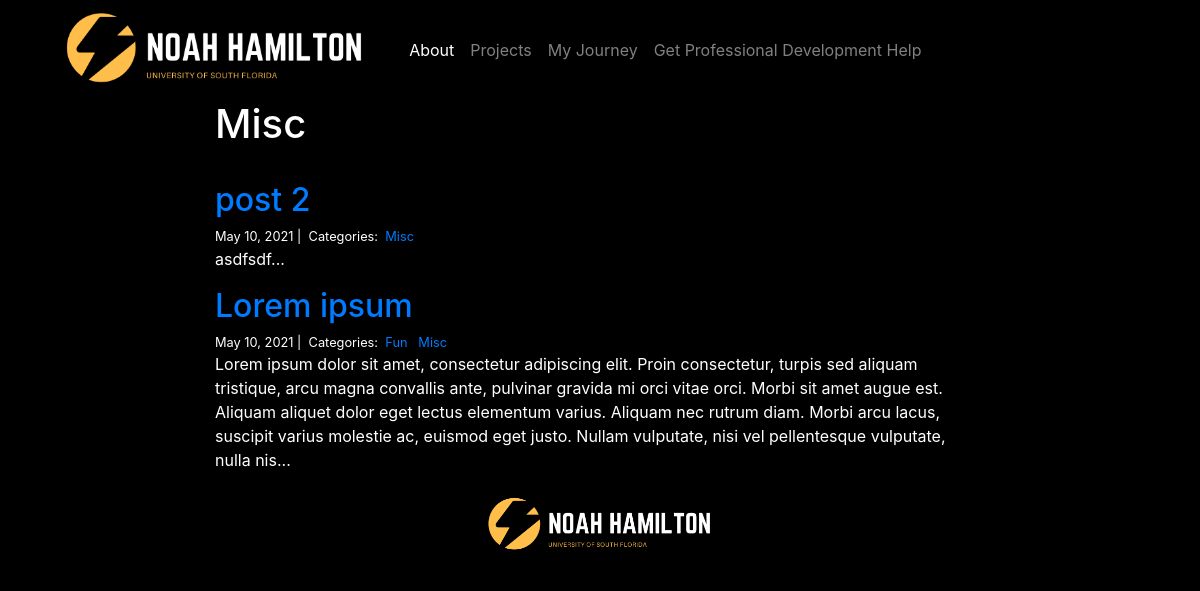
The page /blog/Misc/ on the database its author committed.
### blog/models.py (models this page shows)
class Category(models.Model):
    name = models.CharField(max_length=20)

class Post(models.Model):
    title = models.CharField(max_length=255)
    body = models.TextField()
    created_on = models.DateTimeField(auto_now_add=True)
    last_modified = models.DateTimeField(auto_now=True)
    categories = models.ManyToManyField('Category', related_name='posts')

### blog/views.py (the view)
# urls.py: path("<category>/", views.blog_category, name="blog_category"),
def blog_category(request, category):
    posts = Post.objects.filter(
        categories__name__contains=category
    ).order_by('-created_on')
    context = {
        "category": category,
        "posts": posts
    }
    return render(request, "blog_category.html", context)

### blog/templates/blog_category.html
{% extends "base.html" %}
{% block page_content %}
<div class="col-md-8 offset-md-2">
    <h1>{{ category | title }}</h1>
    <hr>
    {% for post in posts %}
        <h2><a href="{% url 'blog_detail' post.pk%}">{{ post.title }}</a></h2>
        <small>
            {{ post.created_on.date }} |&nbsp;
            Categories:&nbsp;
            {% for category in post.categories.all %}
            <a href="{% url 'blog_category' category.name %}">
                {{ category.name }}
            </a>&nbsp;
            {% endfor %}
        </small>
        <p>{{ post.body | slice:":400" }}...</p>
    {% endfor %}
</div>
{% endblock %}

### rows shown on the page
Category: name "Misc"
Post: title "post 2", created_on "May 10, 2021", body "asdfsdf"
Post: title "Lorem ipsum", created_on "May 10, 2021", body "Lorem ipsum dolor sit amet, consectetur adipiscing elit. Proin consectetur, turpis sed aliquam tristique, arcu magna convallis ante, pulvinar gravida mi orci vitae orci. Morbi sit amet augue est. Aliquam aliquet dolor eget lectus elementum varius. Aliquam nec rutrum diam. Morbi arcu lacus, suscipit varius molestie ac, euismod eget justo. Nullam vulputate, nisi vel pellentesque vulputate, nulla nis"
Category: name "Fun"
